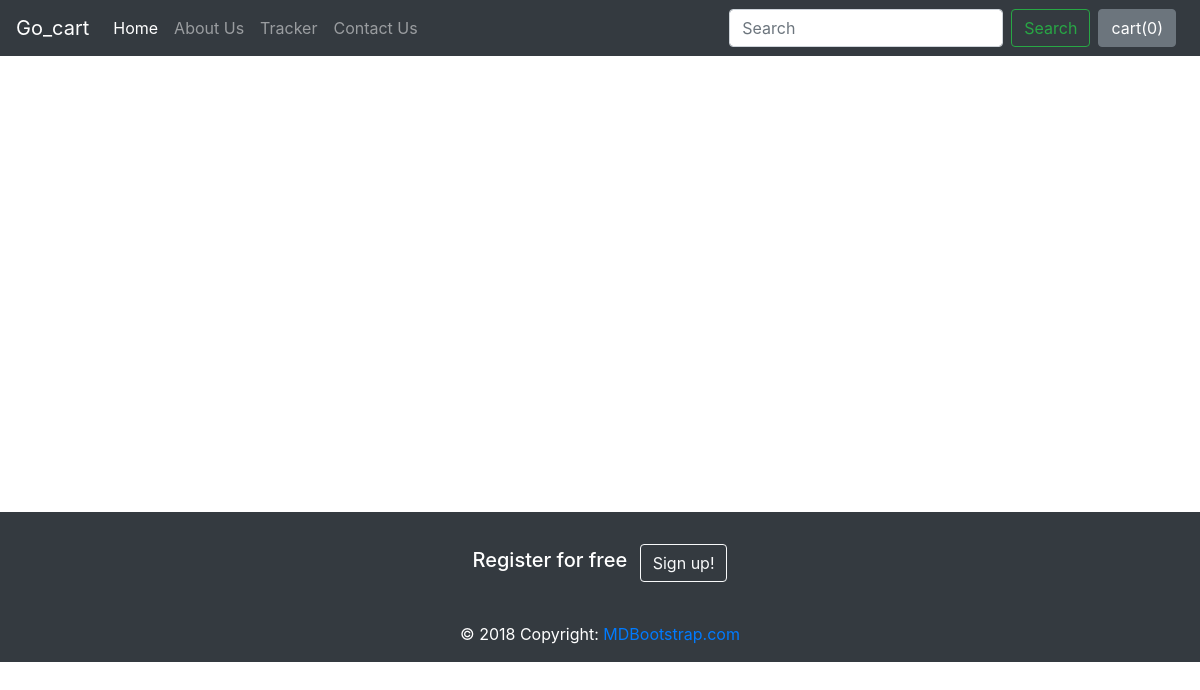
The page /blog/ on the database as committed earlier.
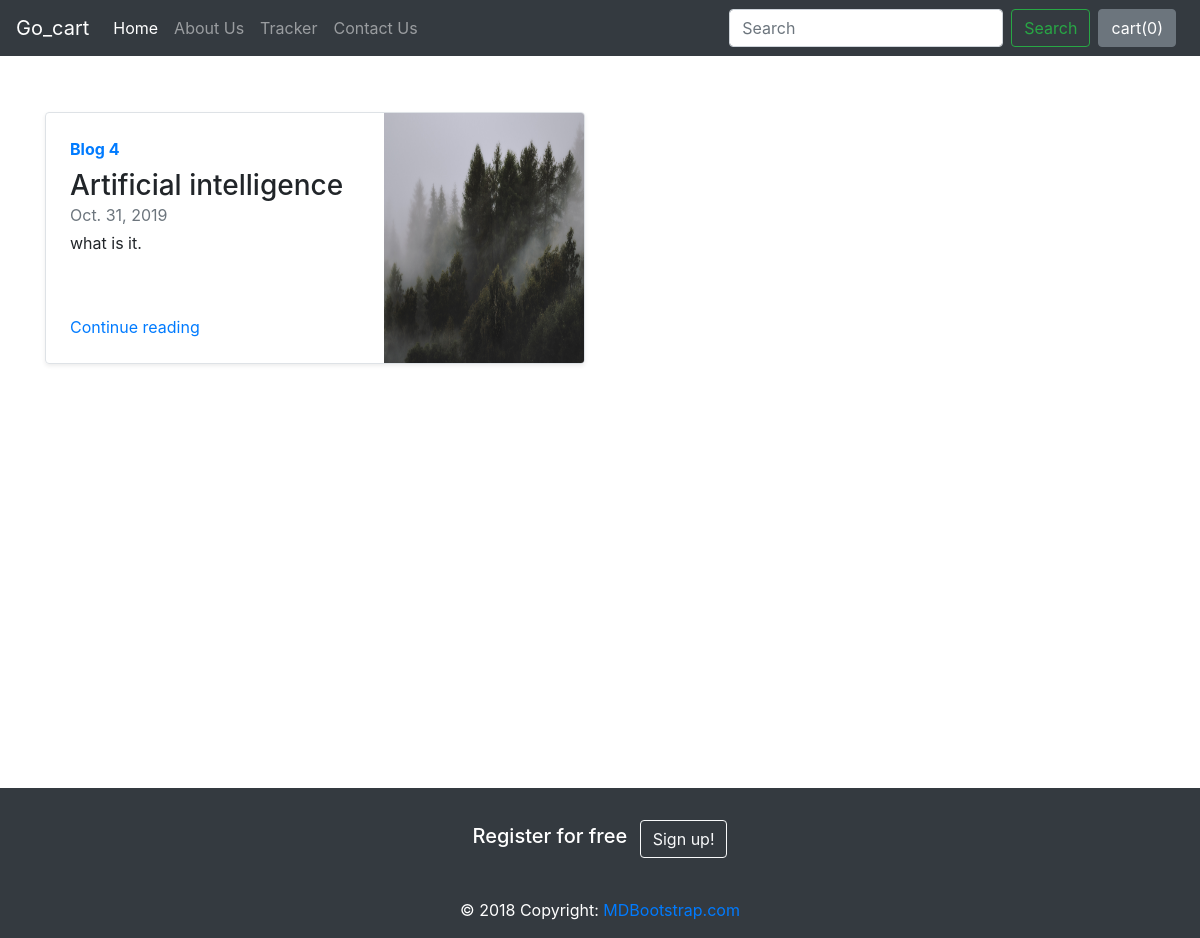
The same page on the database as committed later.
### blog/models.py (models this page shows, shortened)
class BlogPost(models.Model):
    post_id = models.AutoField(primary_key=True)
    title = models.CharField(max_length=20)
    head0 = models.CharField(max_length=500)
    head1 = models.CharField(max_length=500)
    head2 = models.CharField(max_length=500)
    pub_date = models.DateField()
    subcategory = models.CharField(max_length=20, default='')
    thumbnail = models.ImageField(default='')

### blog/views.py (the view)
# urls.py: 2. Add a URL to urlpatterns:  path('', views.home, name='home')
def home(request):
    mypost = BlogPost.objects.all()
    context = {
        'my_post':mypost
    }
    return render(request, 'blog/home.html', context)

### blog/templates/blog/home.html (shortened to what this page needs)
{% extends 'blog/base.html' %}
{% block content %}
<div class="container">
    <div class="row my-2">
    {% for item in my_post %}
        <div class="col-md-6">
            <div
                class="row no-gutters border rounded overflow-hidden flex-md-row mb-4 shadow-sm h-md-250 position-relative">
                <div class="col p-4 d-flex flex-column position-static">
                    <strong class="d-inline-block mb-2 text-primary">{{ item.title }}</strong>
                    <h3 class="mb-0">{{ item.head0 }}</h3>
                    <div class="mb-1 text-muted">{{ item.pub_date }}</div>
                    <p class="card-text mb-auto">{{item.head1}}.</p>
                    <a href="blog/blogpost/{{item.post_id}}" class="stretched-link">Continue reading</a>
                </div>
                <div class="col-auto d-none d-lg-block">
                    <img src="/media/{{item.thumbnail}}" class="bd-placeholder-img" width="200" height="250"
                        aria-label="Placeholder: Thumbnail"/>
                </div>
            </div>
        </div>
    {% endfor %}
    </div>
</div>
{% endblock %}

Rows that differ between the two databases and show on the page:
added BlogPost: title "Blog 4", head0 "Artificial intelligence", pub_date "Oct. 31, 2019", head1 "what is it", thumbnail (picture)
